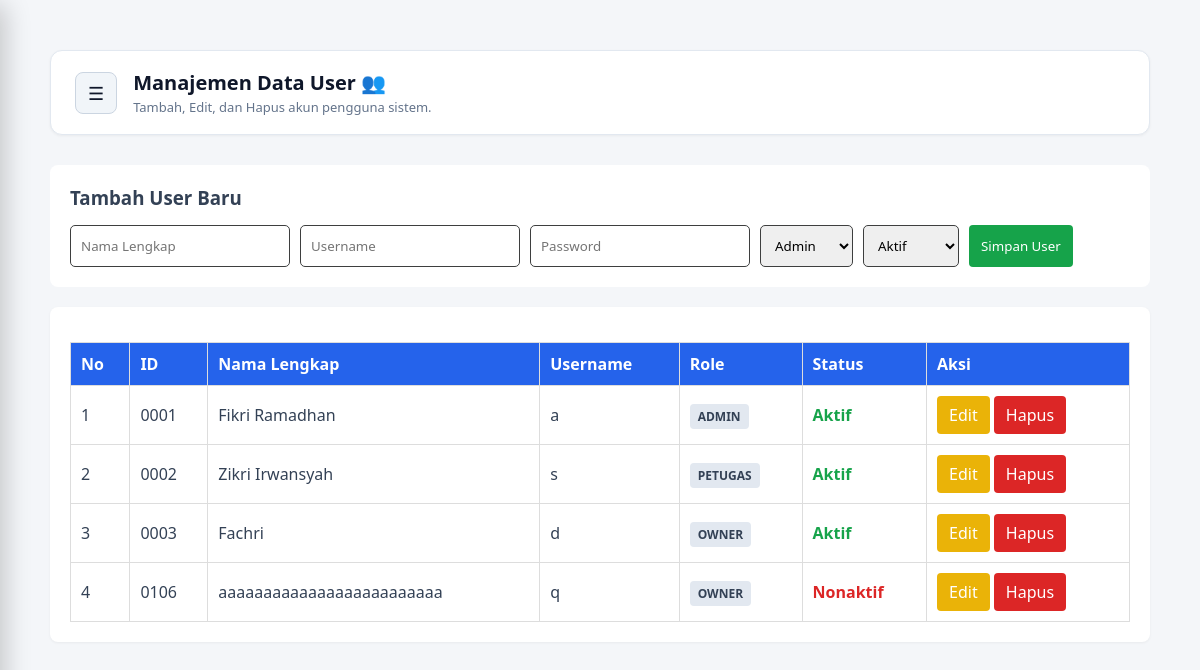
Screenshot of /app_parkir/admin/php-admin/user.php (signed in) with the database file from the repository.
### tables this page shows
CREATE TABLE `tb_user` (
  `id_user` int(11) NOT NULL,
  `nama_lengkap` varchar(50) NOT NULL,
  `username` varchar(50) NOT NULL,
  `password` varchar(100) NOT NULL,
  `role` enum('admin','petugas','owner') NOT NULL,
  `status_aktif` tinyint(1) NOT NULL DEFAULT 1
);

### app_parkir/admin/php-admin/user.php (the view, shortened to what this page needs)
<?php
require_once '../../config/koneksi.php';
$users = mysqli_query($koneksi, "SELECT * FROM tb_user ORDER BY id_user ASC");
?>
<!DOCTYPE html>
<html lang="id">
<head>
    <link rel="stylesheet" href="../css-admin/dashboard.css?v=<?= time(); ?>">
    <link rel="stylesheet" href="../css-admin/user.css?v=<?= time(); ?>">
</head>
<body>
    <div class="content">
        <div class="header">
            <div class="header-left">
                <button class="menu-toggle" id="btnToggle" title="Buka Menu">☰</button>
                <div>
                    <h2>Manajemen Data User 👥</h2>
                    <p>Tambah, Edit, dan Hapus akun pengguna sistem.</p>
                </div>
            </div>
        </div>
        <div class="form-box">
            <h3 style="margin-bottom: 15px;">Tambah User Baru</h3>
            <form action="" method="POST" style="display: flex; gap: 10px; flex-wrap: wrap;">
                <input type="text" name="nama_lengkap" placeholder="Nama Lengkap" required>
                <input type="text" name="username" placeholder="Username" required>
                <input type="password" name="password" placeholder="Password" required>
                <select name="role">
                    <option value="admin">Admin</option>
                </select>
                <select name="status_aktif">
                    <option value="1">Aktif</option>
                </select>
                <button type="submit" name="tambah" class="btn btn-add">Simpan User</button>
            </form>
        </div>
        <div style="overflow-x: auto; background: white; padding: 20px; border-radius: 8px; box-shadow: 0 1px 3px rgba(0,0,0,0.05);">
            <table>
                <thead>
                    <tr>
                        <th>No</th>
                        <th>ID</th>
                        <th>Nama Lengkap</th>
                        <th>Username</th>
                        <th>Role</th>
                        <th>Status</th>
                        <th>Aksi</th>
                    </tr>
                </thead>
                <tbody>
                    <?php
                    $no = 1;
                    while($row = mysqli_fetch_assoc($users)):
                        $id_terformat = sprintf("%04d", $row['id_user']);
                    ?>
                    <tr>
                        <td><?= $no++; ?></td>
                        <td><?= $id_terformat; ?></td>
                        <td><?= htmlspecialchars($row['nama_lengkap']); ?></td>
                        <td><?= htmlspecialchars($row['username']); ?></td>
                        <td><span style="background: #e2e8f0; padding: 4px 8px; border-radius: 4px; font-size: 12px; font-weight: bold;"><?= strtoupper($row['role']); ?></span></td>
                        <td>
                            <?php if($row['status_aktif'] == 1): ?>
                                <span style="color: #16a34a; font-weight: bold;">Aktif</span>
                            <?php else: ?>
                                <span style="color: #dc2626; font-weight: bold;">Nonaktif</span>
                            <?php endif; ?>
                        </td>
                        <td>
                            <a href="user_edit.php?id=<?= $row['id_user']; ?>" class="btn btn-edit">Edit</a>
                            <a href="user.php?hapus=<?= $row['id_user']; ?>" onclick="return confirm('Yakin hapus user ini?')" class="btn btn-delete">Hapus</a>
                        </td>
                    </tr>
                    <?php endwhile; ?>
                </tbody>
            </table>
        </div>
    </div>
</body>
</html>

### app_parkir/admin/css-admin/dashboard.css (style rules this page uses)
* { margin: 0; padding: 0; box-sizing: border-box; font-family: "Segoe UI", system-ui, -apple-system, sans-serif; }
body { background-color: #f8fafc; color: #334155; display: flex; min-height: 100vh; position: relative; overflow-x: hidden; }
.content { flex: 1; padding: 30px; overflow-y: auto; width: 100%; }
.header { background-color: #ffffff; padding: 18px 24px; border-radius: 12px; box-shadow: 0 1px 3px rgba(0, 0, 0, 0.05); margin-bottom: 30px; border: 1px solid #e2e8f0; }
.header-left { display: flex; align-items: center; gap: 16px; }
.menu-toggle { background-color: #f1f5f9; color: #0f172a; border: 1px solid #cbd5e1; padding: 8px 12px; border-radius: 8px; font-size: 18px; cursor: pointer; transition: all 0.2s ease; display: flex; align-items: center; justify-content: center; }
.header h2 { font-size: 20px; color: #0f172a; margin-bottom: 2px; }
.header p { color: #64748b; font-size: 13px; }

### app_parkir/admin/css-admin/user.css (style rules this page uses)
body { font-family: Arial, sans-serif; padding: 20px; background: #f4f6f9; }
table { width: 100%; border-collapse: collapse; background: #fff; margin-top: 15px; }
th, td { border: 1px solid #ddd; padding: 10px; text-align: left; }
th { background-color: #2563eb; color: white; }
.form-box { background: #fff; padding: 20px; border-radius: 8px; margin-bottom: 20px; }
.btn { padding: 8px 12px; border: none; cursor: pointer; text-decoration: none; display: inline-block; border-radius: 4px; }
.btn-add { background: #16a34a; color: white; padding: 12px; }
.btn-edit { background: #eab308; color: white; }
.btn-delete { background: #dc2626; color: white; }
input, select { padding: 10px; border: #3e3f3f solid 1px; border-radius: 5px; }

### rows the page displays
tb_user: id_user "0001", nama_lengkap "Fikri Ramadhan", username "a", role "ADMIN", status_aktif "Aktif"
tb_user: id_user "0002", nama_lengkap "Zikri Irwansyah", username "s", role "PETUGAS", status_aktif "Aktif"
tb_user: id_user "0003", nama_lengkap "Fachri", username "d", role "OWNER", status_aktif "Aktif"
tb_user: id_user "0106", nama_lengkap "aaaaaaaaaaaaaaaaaaaaaaaaa", username "q", role "OWNER", status_aktif "Nonaktif"
